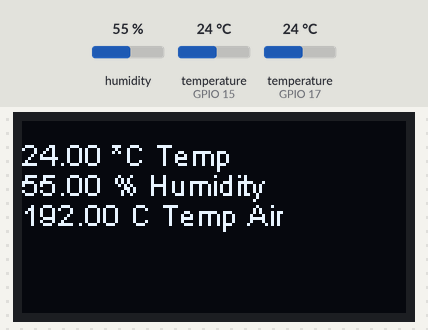
This sketch was run on a simulated ESP32. On the bench: 128×64 one-colour display. The inputs (shaded band) are chosen by the test bench; at power-on: humidity 55 %, temperature (sensors on GPIO 15, GPIO 17) 24 °C. What the sketch prints to the serial monitor is not drawn.

Above: at 6.6 s.
6.7 s: humidity set to 22 %
At 15.8 s:
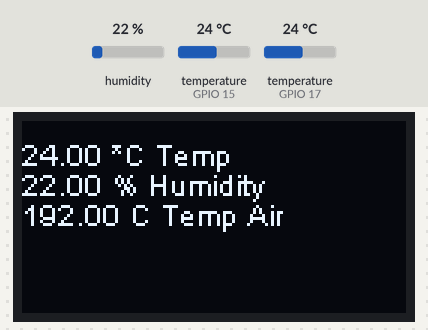
16.1 s: temperature (sensor on GPIO 15) set to 12 °C
At 21.0 s:
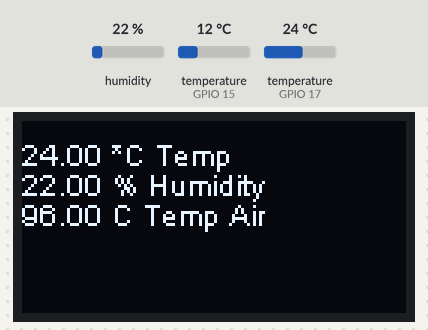
22.3 s: temperature (sensor on GPIO 17) set to 12 °C
At 30.8 s:
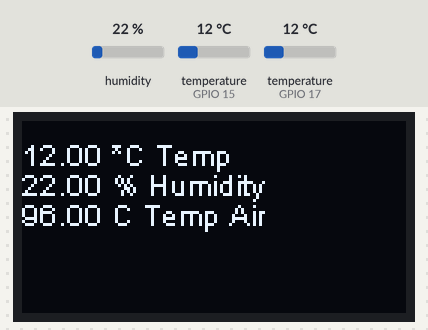
31.1 s: temperature (sensor on GPIO 15) set to 19 °C
At 34.9 s:
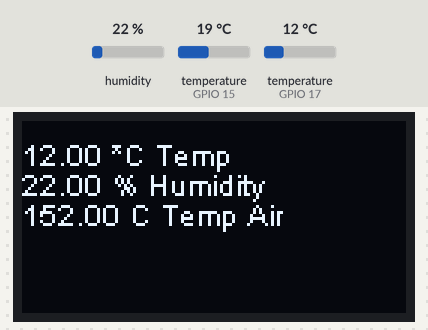
37.3 s: humidity set to 40 %
At 45.0 s:
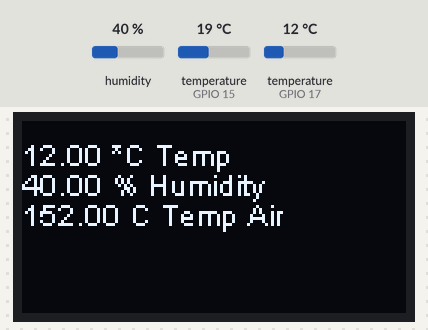
45.8 s: temperature (sensor on GPIO 15) set to 28 °C
At 50.0 s:
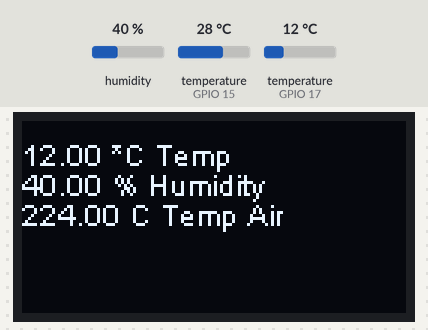
Timing chart, 0 to 51.5 s (numbered marks = the images above; inputs shaded):
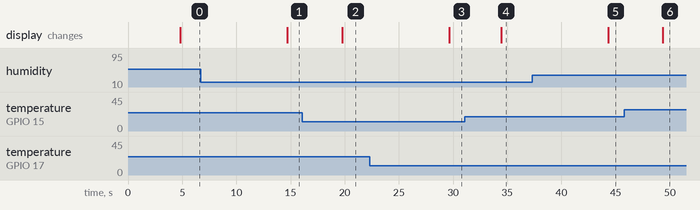

The sketch:

oled_tempt.ino
```cpp
// Include the correct display library
// For a connection via I2C using Wire include
#include <Wire.h>  // Only needed for Arduino 1.6.5 and earlier
#include "SSD1306Wire.h" // legacy include: `#include "SSD1306.h"`

// Initialize the OLED display using Wire library
SSD1306Wire  display(0x3c, 21, 18);

#include <OneWire.h>
OneWire  ds(15);  // on pin 10 (a 4.7K resistor is necessary)
#include "DHT.h"

// Uncomment whatever type you're using!
//#define DHTTYPE DHT11   // DHT 11
#define DHTTYPE DHT22   // DHT 22  (AM2302), AM2321
//#define DHTTYPE DHT21   // DHT 21 (AM2301)

int DHTPIN = 17;
DHT dht(DHTPIN, DHTTYPE);

void setup() {
  Serial.begin(9600);

  // Initialising the UI will init the display too.
  display.init();

  display.flipScreenVertically();
  display.setFont(ArialMT_Plain_10);

  dht.begin();
}

float tempt_ds(){
  byte i;
  byte present = 0;
  byte type_s;
  byte data[12];
  byte addr[8];
  float celsius, fahrenheit;

  if ( !ds.search(addr)) {
    Serial.println("No more addresses.");
    ds.reset_search();
    delay(250);
  }

  ds.reset();
  ds.select(addr);
  ds.write(0x44, 1);        // start conversion, with parasite power on at the end

  delay(750);     // maybe 750ms is enough, maybe not
  // we might do a ds.depower() here, but the reset will take care of it.

  present = ds.reset();
  ds.select(addr);
  ds.write(0xBE);         // Read Scratchpad

  for ( i = 0; i < 9; i++) {           // we need 9 bytes
    data[i] = ds.read();
  }

  // Convert the data to actual temperature
  // because the result is a 16 bit signed integer, it should
  // be stored to an "int16_t" type, which is always 16 bits
  // even when compiled on a 32 bit processor.
  int16_t raw = (data[1] << 8) | data[0];
  if (type_s) {
    raw = raw << 3; // 9 bit resolution default
    if (data[7] == 0x10) {
      // "count remain" gives full 12 bit resolution
      raw = (raw & 0xFFF0) + 12 - data[6];
    }
  } else {
    byte cfg = (data[4] & 0x60);
    // at lower res, the low bits are undefined, so let's zero them
    if (cfg == 0x00) raw = raw & ~7;  // 9 bit resolution, 93.75 ms
    else if (cfg == 0x20) raw = raw & ~3; // 10 bit res, 187.5 ms
    else if (cfg == 0x40) raw = raw & ~1; // 11 bit res, 375 ms
    //// default is 12 bit resolution, 750 ms conversion time
  }
  celsius = (float)raw / 16.0;
  fahrenheit = celsius * 1.8 + 32.0;
  //Serial.print("  Temperature = ");
  //Serial.print(celsius);
  //Serial.print(" Celsius, ");
  //Serial.print(fahrenheit);
  //Serial.println(" Fahrenheit");

  return celsius;
}

float Tempt(float *h, float *t, float *f){
    // Wait a few seconds between measurements.
  delay(1000);

  // Reading temperature or humidity takes about 250 milliseconds!
  // Sensor readings may also be up to 2 seconds 'old' (its a very slow sensor)
  *h = dht.readHumidity();
  // Read temperature as Celsius (the default)
  *t = dht.readTemperature();
  // Read temperature as Fahrenheit (isFahrenheit = true)
  *f = dht.readTemperature(true);

  // Check if any reads failed and exit early (to try again).
  if (isnan(*h) || isnan(*t) || isnan(*f)) {
    Serial.println("Failed to read from DHT sensor!");
  }

  // Compute heat index in Fahrenheit (the default)
  float hif = dht.computeHeatIndex(*f, *h);
  // Compute heat index in Celsius (isFahreheit = false)
  float hic = dht.computeHeatIndex(*t, *h, false);

  Serial.print("Humidity: ");
  Serial.print(*h);
  Serial.print(" %\t");
  Serial.print("Temperature: ");
  Serial.print(*t);
  Serial.print(" *C ");
  Serial.print(*f);
  Serial.print(" *F\t");
  Serial.print("Heat index: ");
  Serial.print(hic);
  Serial.print(" *C ");
  Serial.print(hif);
  Serial.println(" *F");
}

void loop() {
  float h,t,f;
  Tempt(&h, &t, &f);

  float a = tempt_ds();

  // clear the display
  display.clear();
  display.setTextAlignment(TEXT_ALIGN_LEFT);
  display.drawString(0, 5, String(t) + " *C Temp");
  delay(1000);
  display.setTextAlignment(TEXT_ALIGN_LEFT);
  display.drawString(0, 15, String(h) + " % Humidity");
  delay(1000);
  display.setTextAlignment(TEXT_ALIGN_LEFT);
  display.drawString(0, 25, String(a) + " C Temp Air");
  delay(1000);
  display.display();
}
```

Measured:
- after the input at 6.7 s, the display: changes after 8.0 s (image 1)
- after the input at 16.1 s, the display: changes after 3.7 s (image 2)
- after the input at 22.3 s, the display: changes after 7.3 s (image 3)
- after the input at 31.1 s, the display: changes after 3.3 s (image 4)
- after the input at 37.3 s, the display: changes after 7.0 s (image 5)
- after the input at 45.8 s, the display: changes after 3.6 s (image 6)
